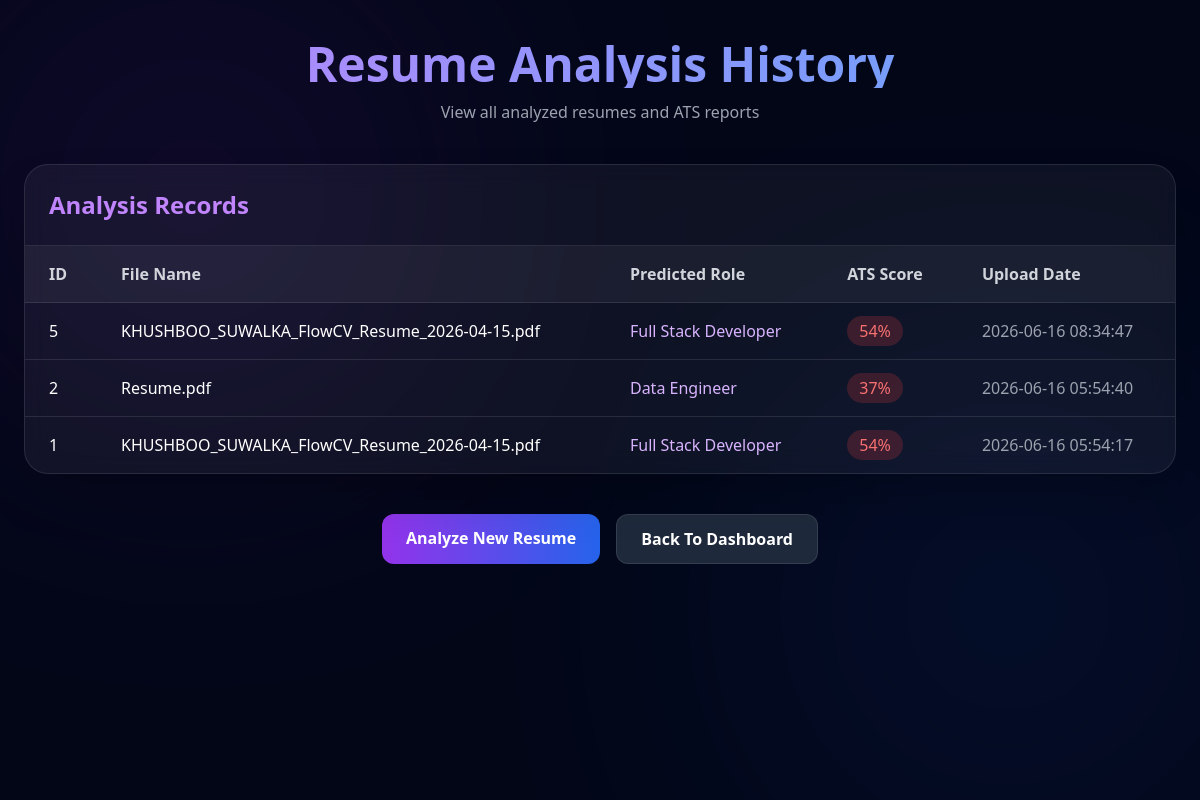
Screenshot of /history (signed in) with the database file from the repository.
### tables this page shows
CREATE TABLE reports (

    id INTEGER PRIMARY KEY AUTOINCREMENT,

    user_id INTEGER,

    file_name TEXT,

    predicted_role TEXT,

    ats_score INTEGER,

    matched_skills TEXT,

    missing_skills TEXT,

    upload_date DATETIME DEFAULT CURRENT_TIMESTAMP

);

### app.py (the view)
@app.route("/history")
def history():
    if "user_id" not in session:
        return redirect(url_for("login"))
    conn = sqlite3.connect("resume_reports.db")
    cursor = conn.cursor()
    cursor.execute("""
    SELECT id, file_name, predicted_role, ats_score, upload_date
    FROM reports
    WHERE user_id = ?
    ORDER BY id DESC
    """, (session["user_id"],))
    reports = cursor.fetchall()
    conn.close()
    return render_template(
        "history.html",
        reports=reports
    )

### templates/history.html (shortened to what this page needs)
<!DOCTYPE html>
<html lang="en">
<head>
    <script src="https://cdn.tailwindcss.com"></script>
</head>
<body class="bg-slate-950 text-white min-h-screen">
<div class="absolute top-0 left-0 w-96 h-96 bg-purple-600 blur-[160px] opacity-20 rounded-full"></div>
<div class="absolute bottom-0 right-0 w-96 h-96 bg-blue-600 blur-[160px] opacity-20 rounded-full"></div>
<div class="relative max-w-7xl mx-auto px-6 py-10">
    <div class="text-center mb-10">
        <h1 class="text-5xl font-bold bg-gradient-to-r from-purple-400 to-blue-400 bg-clip-text text-transparent">
        </h1>
        <p class="text-gray-400 mt-3">
            View all analyzed resumes and ATS reports
        </p>
    </div>
    <div class="bg-white/5 backdrop-blur-md border border-white/10 rounded-3xl overflow-hidden shadow-2xl">
        <div class="p-6 border-b border-white/10">
            <h2 class="text-2xl font-semibold text-purple-400">
                Analysis Records
            </h2>
        </div>
        {% if reports %}
        <div class="overflow-x-auto">
            <table class="w-full">
                <thead>
                    <tr class="bg-white/5">
                        <th class="text-left px-6 py-4 text-gray-300">
                            ID
                        </th>
                        <th class="text-left px-6 py-4 text-gray-300">
                            File Name
                        </th>
                        <th class="text-left px-6 py-4 text-gray-300">
                            Predicted Role
                        </th>
                        <th class="text-left px-6 py-4 text-gray-300">
                            ATS Score
                        </th>
                        <th class="text-left px-6 py-4 text-gray-300">
                            Upload Date
                        </th>
                    </tr>
                </thead>
                <tbody>
    {% for report in reports %}
    <tr class="border-t border-white/10 hover:bg-white/5 transition">
        <td class="px-6 py-4">
            {{ report[0] }}
        </td>
        <td class="px-6 py-4">
            {{ report[1] }}
        </td>
        <td class="px-6 py-4 text-purple-300">
            {{ report[2] }}
        </td>
        <td class="px-6 py-4">
            {% if report[3] >= 80 %}
            <span class="bg-green-500/20 text-green-400 px-3 py-1 rounded-full">
                {{ report[3] }}%
            </span>
            {% elif report[3] >= 60 %}
            <span class="bg-yellow-500/20 text-yellow-400 px-3 py-1 rounded-full">
                {{ report[3] }}%
            </span>
            {% else %}
            <span class="bg-red-500/20 text-red-400 px-3 py-1 rounded-full">
                {{ report[3] }}%
            </span>
            {% endif %}
        </td>
        <td class="px-6 py-4 text-gray-400">
            {{ report[4] }}
        </td>
    </tr>
    {% endfor %}
</tbody>
            </table>
        </div>
        {% endif %}
    </div>
    <div class="flex flex-wrap justify-center gap-4 mt-10">
        <a href="/upload"
           class="px-6 py-3 bg-gradient-to-r from-purple-600 to-blue-600 rounded-xl font-semibold hover:scale-105 transition">
            Analyze New Resume
        </a>
        <a href="/dashboard"
           class="px-6 py-3 bg-slate-800 border border-white/10 rounded-xl font-semibold hover:bg-slate-700 transition">
            Back To Dashboard
        </a>
    </div>
</div>
</body>
</html>

### rows the page displays
reports: id "5", file_name "KHUSHBOO_SUWALKA_FlowCV_Resume_2026-04-15.pdf", predicted_role "Full Stack Developer", ats_score "54", upload_date "2026-06-16 08:34:47"
reports: id "2", file_name "Resume.pdf", predicted_role "Data Engineer", ats_score "37", upload_date "2026-06-16 05:54:40"
reports: id "1", file_name "KHUSHBOO_SUWALKA_FlowCV_Resume_2026-04-15.pdf", predicted_role "Full Stack Developer", ats_score "54", upload_date "2026-06-16 05:54:17"
